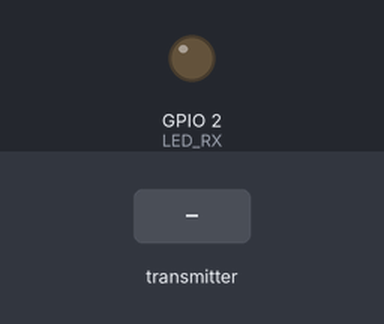
Simulated run of this sketch. Board: ESP32. Parts: output pins drawn as LEDs (lit = HIGH). The inputs (shaded band) are chosen by the test bench. WiFi joins after 1.5 s; servers stay silent unless stated; uploads are accepted with an empty reply; no radio packets arrive unless stated; what the sketch prints to the serial monitor is not drawn.

Above: at 2.7 s.
2.8 s: the transmitter starts sending bedId = 0
At 3.0 s:
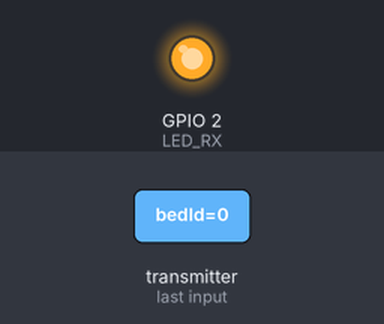
Timing chart, 0 to 5.8 s (numbered marks = the images above; inputs shaded):
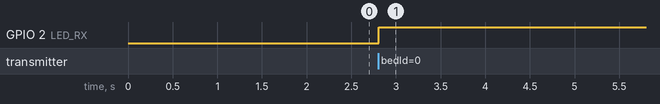

The sketch:

esp32_gateway.ino
```cpp
/*
 * =================================================================================
 * SENTINEL-Ward: ESP32 Central Ward Gateway Firmware (Receiver Hub)
 * =================================================================================
 *
 * Target Microcontroller:
 *   - ESP32-WROOM-32 (NodeMCU-32S / ESP32 Dev Module)
 *
 * Hardware Modules:
 *   1) nRF24L01 2.4GHz ISM RF Transceiver
 *      - Protocol: VSPI
 *        * MOSI -> GPIO 23
 *        * MISO -> GPIO 19
 *        * SCK  -> GPIO 18
 *        * CE   -> GPIO 4
 *        * CSN  -> GPIO 5
 *        * VCC  -> 3.3V (with 10uF decoupling capacitor across VCC/GND)
 *        * GND  -> GND
 *
 *   2) ESP32 Internal Wi-Fi:
 *      - Connects to Hospital Ward Wi-Fi network
 *      - Dispatches ingested bedside vitals to Node.js Backend Server via HTTP POST
 *
 * Multi-Bed Support:
 *   - Listens concurrently on 6 hardware reading pipes (Pipe 0 to Pipe 5)
 *     for up to 6 bedside nodes (Bed 01 through Bed 06).
 * =================================================================================
 */

#include <WiFi.h>
#include <HTTPClient.h>
#include <SPI.h>
#include <nRF24L01.h>
#include <RF24.h>

// =================================================================================
// 1. NETWORK CONFIGURATION
// =================================================================================
// Wi-Fi Credentials (Change to your Wi-Fi SSID and Password)
const char* WIFI_SSID     = "YOUR_WIFI_SSID";
const char* WIFI_PASSWORD = "YOUR_WIFI_PASSWORD";

// Node.js Backend Server Ingest Endpoint (Change IP to your computer's IPv4 address)
const char* SERVER_URL    = "http://192.168.1.142:3000/api/telemetry/ingest";

// =================================================================================
// 2. PIN DEFINITIONS & RADIO SETUP
// =================================================================================
#define CE_PIN   4
#define CSN_PIN  5
#define LED_RX   2   // Onboard Blue LED flashes on incoming packet

RF24 radio(CE_PIN, CSN_PIN);

// 64-bit RF24 Pipe Addresses for up to 6 bedside nodes
const uint64_t RX_PIPES[6] = {
  0x7878787831LL,  // Pipe 0: Bed 01
  0x7878787832LL,  // Pipe 1: Bed 02
  0x7878787833LL,  // Pipe 2: Bed 03
  0x7878787834LL,  // Pipe 3: Bed 04
  0x7878787835LL,  // Pipe 4: Bed 05
  0x7878787836LL   // Pipe 5: Bed 06
};

// Telemetry Payload Structure (Matches Bedside Node Transmitters)
struct TelemetryPayload {
  char bedId[8];       // "bed_01" to "bed_06"
  uint16_t heartRate;  // BPM
  uint8_t spo2;        // %
  float temperature;   // Celsius
  uint8_t battery;     // %
};

// =================================================================================
// 3. SETUP
// =================================================================================
void setup() {
  Serial.begin(115200);
  pinMode(LED_RX, OUTPUT);
  digitalWrite(LED_RX, LOW);

  Serial.println("\n========================================================");
  Serial.println("🛡️  SENTINEL-Ward: ESP32-WROOM-32 Central Receiver Hub");
  Serial.println("📡  Listening for up to 6 Bedside Patient Nodes (01-06)");
  Serial.println("========================================================");

  // 1. Connect to Local Hospital Wi-Fi
  Serial.print("Connecting to Wi-Fi: ");
  Serial.println(WIFI_SSID);
  WiFi.mode(WIFI_STA);
  WiFi.begin(WIFI_SSID, WIFI_PASSWORD);

  int wifiAttempts = 0;
  while (WiFi.status() != WL_CONNECTED && wifiAttempts < 30) {
    delay(500);
    Serial.print(".");
    wifiAttempts++;
  }

  if (WiFi.status() == WL_CONNECTED) {
    Serial.println("\n✅ Wi-Fi Connected!");
    Serial.print("🌐 ESP32 Local IP: ");
    Serial.println(WiFi.localIP());
  } else {
    Serial.println("\n⚠️ Wi-Fi connection timed out. Check SSID/Password or router.");
  }

  // 2. Initialize nRF24L01 Radio
  if (!radio.begin()) {
    Serial.println("❌ nRF24L01 Hardware Error! Check SPI pins (SCK:18, MISO:19, MOSI:23, CE:4, CSN:5)");
    while (1) {
      digitalWrite(LED_RX, HIGH);
      delay(100);
      digitalWrite(LED_RX, LOW);
      delay(100);
    }
  }

  radio.setPALevel(RF24_PA_HIGH);
  radio.setDataRate(RF24_250KBPS); // Long range configuration
  radio.setChannel(108);           // High frequency channel above standard Wi-Fi

  // Open 6 hardware listening pipes for 6 beds
  for (uint8_t i = 0; i < 6; i++) {
    radio.openReadingPipe(i, RX_PIPES[i]);
  }

  radio.startListening();
  Serial.println("✅ nRF24L01 Receiver Online! Opened 6 listening pipes for Bed 01 to 06.");
  Serial.println("🚀 Ready to forward live telemetry to Backend Server...\n");
}

// =================================================================================
// 4. MAIN LOOP
// =================================================================================
void loop() {
  uint8_t pipeNum;

  // Check if incoming RF packet is available from any bedside node
  if (radio.available(&pipeNum)) {
    TelemetryPayload packet;
    radio.read(&packet, sizeof(packet));

    // Flash activity LED
    digitalWrite(LED_RX, HIGH);

    Serial.printf("📥 [PIPE %d] RX from %s -> HR: %d BPM | SpO2: %d%% | Temp: %.1f°C | Bat: %d%%\n",
                  pipeNum, packet.bedId, packet.heartRate, packet.spo2, packet.temperature, packet.battery);

    // Forward to Node.js backend over Wi-Fi
    forwardTelemetryToBackend(packet, pipeNum);

    digitalWrite(LED_RX, LOW);
  }

  // Maintain Wi-Fi connection
  if (WiFi.status() != WL_CONNECTED) {
    WiFi.reconnect();
  }

  delay(5);
}

// =================================================================================
// 5. HTTP TELEMETRY DISPATCH
// =================================================================================
void forwardTelemetryToBackend(TelemetryPayload data, uint8_t pipeNum) {
  if (WiFi.status() == WL_CONNECTED) {
    HTTPClient http;
    http.begin(SERVER_URL);
    http.addHeader("Content-Type", "application/json");
    http.setTimeout(1500); // Fast timeout to prevent blocking radio loop

    // Construct JSON string
    String jsonBody = "{";
    jsonBody += "\"bedId\":\"" + String(data.bedId) + "\",";
    jsonBody += "\"heartRate\":" + String(data.heartRate) + ",";
    jsonBody += "\"spo2\":" + String(data.spo2) + ",";
    jsonBody += "\"temperature\":" + String(data.temperature, 2) + ",";
    jsonBody += "\"rssi\": " + String(-55 - (pipeNum * 4)) + ",";
    jsonBody += "\"batteryPercent\":" + String(data.battery);
    jsonBody += "}";

    int httpResponseCode = http.POST(jsonBody);

    if (httpResponseCode > 0) {
      Serial.printf("  📤 Forwarded to Backend HTTP POST 200 OK (%s)\n", data.bedId);
    } else {
      Serial.printf("  ⚠️ POST Failed: %s\n", http.errorToString(httpResponseCode).c_str());
    }

    http.end();
  } else {
    Serial.println("  ⚠️ Cannot forward: Wi-Fi Disconnected!");
  }
}
```

Measured:
- after the input at 2.8 s, GPIO 2 (LED_RX): LOW → HIGH at once
